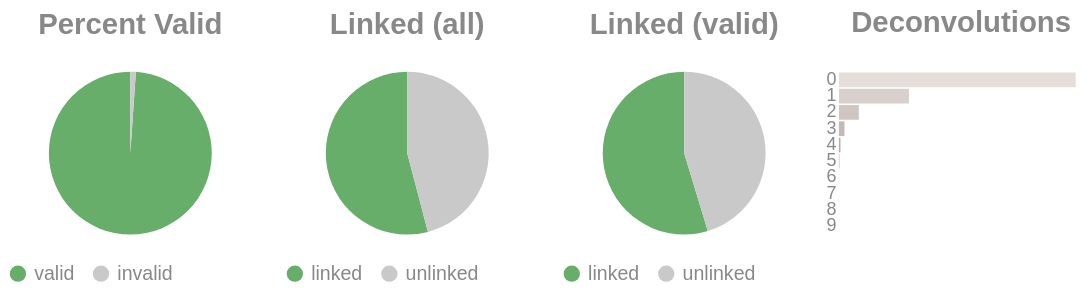

Notebook code for this chart:
### Code cell
if SKIPLR:
    pass
else:
    clash = Counter()
    for i in valids['molecule'].to_list():
        _mol = i.split("-")
        if len(_mol) == 1:
            clash.update('0')
        else:
            clash.update(_mol[-1])

    _d = {"deconvolutions": [], 'count': []}
    for k,v in clash.items():
        _d['deconvolutions'].append(k)
        _d['count'].append(v)

    tot_valid = valids['reads'].sum()
    mask = valids['reads'] >= 2
    n_linked_reads = valids.filter(mask)['reads'].sum()
    if n_linked_reads == 0:
        print_html("No linked molecules (>=2 reads) were detected; skipping linked-only distributions.")
        SKIPLR = True
    else:
        perc_valid = round(tot_valid / n_reads, 4)
        linked_perc_abs = round(n_linked_reads / n_reads, 4)
        linked_perc = round(n_linked_reads / tot_valid, 4)

    _valid = pl.DataFrame({"valids": ['valid', 'invalid'], "count": [tot_valid, n_reads - tot_valid]})
    _linked_abs = pl.DataFrame({"linked (absolute)": ['linked', 'unlinked'], "count": [n_linked_reads, n_reads - n_linked_reads]})
    _linked_rel = pl.DataFrame({"linked (valids)": ['linked', 'unlinked'], "count": [n_linked_reads, tot_valid - n_linked_reads]})

    (
        alt.hconcat(
            piechart(_valid, goodval = 'valid', title = "Percent Valid"),
            piechart(_linked_abs, goodval = "linked", title =  "Linked (all)"),
            piechart(_linked_rel, goodval = "linked", title =  "Linked (valid)"),
            convolutionbar(pl.DataFrame(_d), title = "Deconvolutions"),
            center = True,
            bounds = 'flush'
        )
        .resolve_scale(color='independent')
        .resolve_legend('independent')
        .properties(usermeta={'embedOptions': {"actions": False}})
    ).display()

### Figure 1 — Vega-Lite specification as saved in the notebook (floating-point values rounded to 4 significant figures)
{"width": "container", "height": 400, "config": {"title": {"anchor": "start", "dy": -15, "fontSize": 18, "color": "#888888", "subtitleColor": "#888888", "subtitleFontSize": 14}, "arc": {"fill": "#0072B2"}, "axis": {"domainColor": "#888888", "domainWidth": 0.5, "gridWidth": 0.2, "grid": false, "titleFontWeight": 400, "titleFontSize": 15, "labelFontSize": 11, "labelColor": "#888888", "tickColor": "#888888", "tickWidth": 0.2, "titleColor": "#888888"}, "axisBand": {"grid": false}, "axisX": {"grid": true, "tickSize": 10, "domainCap": "round"}, "axisY": {"domain": false, "grid": true, "tickSize": 0, "domainCap": "round"}, "background": "transparent", "header": {"labelFontSize": 15, "labelColor": "#888888", "titleFontSize": 15, "titleFontWeight": 600, "titleColor": "#888888"}, "legend": {"labelFont": "sans-serif", "labelFontSize": 12, "labelColor": "#888888", "symbolSize": 100, "symbolType": "circle", "titleFontSize": 12, "titlePadding": 10, "titleColor": "#888888", "title": null}, "range": {"category": ["#E69F00", "#56B4E9", "#009E73", "#F0E442", "#0072B2", "#D55E00", "#CC79A7", "#000000"], "diverging": ["#cfe8f3", "#a2d4ec", "#73bfe2", "#46abdb", "#1696d2", "#12719e"]}, "area": {"fill": "#0072B2", "fillOpacity": 0.7, "line": true, "strokeOpacity": 0.7}, "line": {"color": "#0072B2", "stroke": "#0072B2", "strokeWidth": 2}, "trail": {"color": "#0072B2", "stroke": "#0072B2", "strokeWidth": 0, "size": 1}, "point": {"filled": true, "fillOpacity": 1.0, "size": 95}, "text": {"color": "#888888", "fontSize": 11, "align": "right", "fontWeight": 400, "size": 11}, "bar": {"fill": "#0072B2", "stroke": null}, "view": {"stroke": null, "continuousWidth": 660, "continuousHeight": 400}}, "hconcat": [{"data": {"name": "data-8aef4ac8e6e5baf33e1da9cf25994145"}, "mark": {"type": "arc"}, "encoding": {"color": {"field": "valids", "legend": {"orient": "bottom", "title": null}, "scale": {"domain": ["valid", "invalid"], "range": ["#68ae6b", "#C9C9C9"]}, "title": "Valids", "type": "nominal"}, "theta": {"field": "count", "type": "quantitative"}, "tooltip": [{"field": "valids", "title": "Valids", "type": "ordinal"}, {"field": "percent", "format": ".2%", "title": "Percent", "type": "quantitative"}, {"field": "count", "title": "Count", "type": "quantitative"}]}, "height": 100, "title": {"text": "Percent Valid", "align": "center", "anchor": "middle"}, "transform": [{"calculate": "datum.count / 2584880", "as": "percent"}], "width": 150}, {"data": {"name": "data-7f4b8a30707ed73c27286c53f2dc75fe"}, "mark": {"type": "arc"}, "encoding": {"color": {"field": "linked (absolute)", "legend": {"orient": "bottom", "title": null}, "scale": {"domain": ["linked", "unlinked"], "range": ["#68ae6b", "#C9C9C9"]}, "title": "Linked (Absolute)", "type": "nominal"}, "theta": {"field": "count", "type": "quantitative"}, "tooltip": [{"field": "linked (absolute)", "title": "Linked (Absolute)", "type": "ordinal"}, {"field": "percent", "format": ".2%", "title": "Percent", "type": "quantitative"}, {"field": "count", "title": "Count", "type": "quantitative"}]}, "height": 100, "title": {"text": "Linked (all)", "align": "center", "anchor": "middle"}, "transform": [{"calculate": "datum.count / 2584880", "as": "percent"}], "width": 150}, {"data": {"name": "data-a6c7c0d5672e4b8f91f2d3ad97581670"}, "mark": {"type": "arc"}, "encoding": {"color": {"field": "linked (valids)", "legend": {"orient": "bottom", "title": null}, "scale": {"domain": ["linked", "unlinked"], "range": ["#68ae6b", "#C9C9C9"]}, "title": "Linked (Valids)", "type": "nominal"}, "theta": {"field": "count", "type": "quantitative"}, "tooltip": [{"field": "linked (valids)", "title": "Linked (Valids)", "type": "ordinal"}, {"field": "percent", "format": ".2%", "title": "Percent", "type": "quantitative"}, {"field": "count", "title": "Count", "type": "quantitative"}]}, "height": 100, "title": {"text": "Linked (valid)", "align": "center", "anchor": "middle"}, "transform": [{"calculate": "datum.count / 2556732", "as": "percent"}], "width": 150}, {"data": {"name": "data-3e35c19e271db752e161999822a4ab04"}, "mark": {"type": "bar"}, "encoding": {"color": {"field": "deconvolutions", "legend": null, "scale": {"scheme": "lightgreyred"}, "type": "nominal"}, "tooltip": [{"field": "deconvolutions", "title": "Deconvolutions", "type": "ordinal"}, {"field": "percent", "format": ".2%", "title": "Percent", "type": "quantitative"}, {"field": "count", "title": "Count", "type": "quantitative"}], "x": {"axis": null, "field": "count", "type": "quantitative"}, "y": {"field": "deconvolutions", "sort": "ascending", "title": null, "type": "nominal"}}, "height": 100, "title": {"text": "Deconvolutions", "align": "center", "anchor": "middle"}, "transform": [{"calculate": "datum.count / 1641689", "as": "percent"}], "width": 150}], "bounds": "flush", "center": true, "resolve": {"legend": {"angle": "independent"}, "scale": {"color": "independent"}}, "usermeta": {"embedOptions": {"actions": false}}, "$schema": "https://vega.github.io/schema/vega-lite/v6.4.1.json", "datasets": {"data-8aef4ac8e6e5baf33e1da9cf25994145": [{"valids": "valid", "count": 2556732}, {"valids": "invalid", "count": 28148}], "data-7f4b8a30707ed73c27286c53f2dc75fe": [{"linked (absolute)": "linked", "count": 1398147}, {"linked (absolute)": "unlinked", "count": 1186733}], "data-a6c7c0d5672e4b8f91f2d3ad97581670": [{"linked (valids)": "linked", "count": 1398147}, {"linked (valids)": "unlinked", "count": 1158585}], "data-3e35c19e271db752e161999822a4ab04": [{"deconvolutions": "0", "count": 1162879}, {"deconvolutions": "1", "count": 343806}, {"deconvolutions": "2", "count": 97608}, {"deconvolutions": "3", "count": 26911}, {"deconvolutions": "4", "count": 7480}, {"deconvolutions": "5", "count": 2152}, {"deconvolutions": "6", "count": 597}, {"deconvolutions": "7", "count": 167}, {"deconvolutions": "8", "count": 62}, {"deconvolutions": "9", "count": 27}]}}
